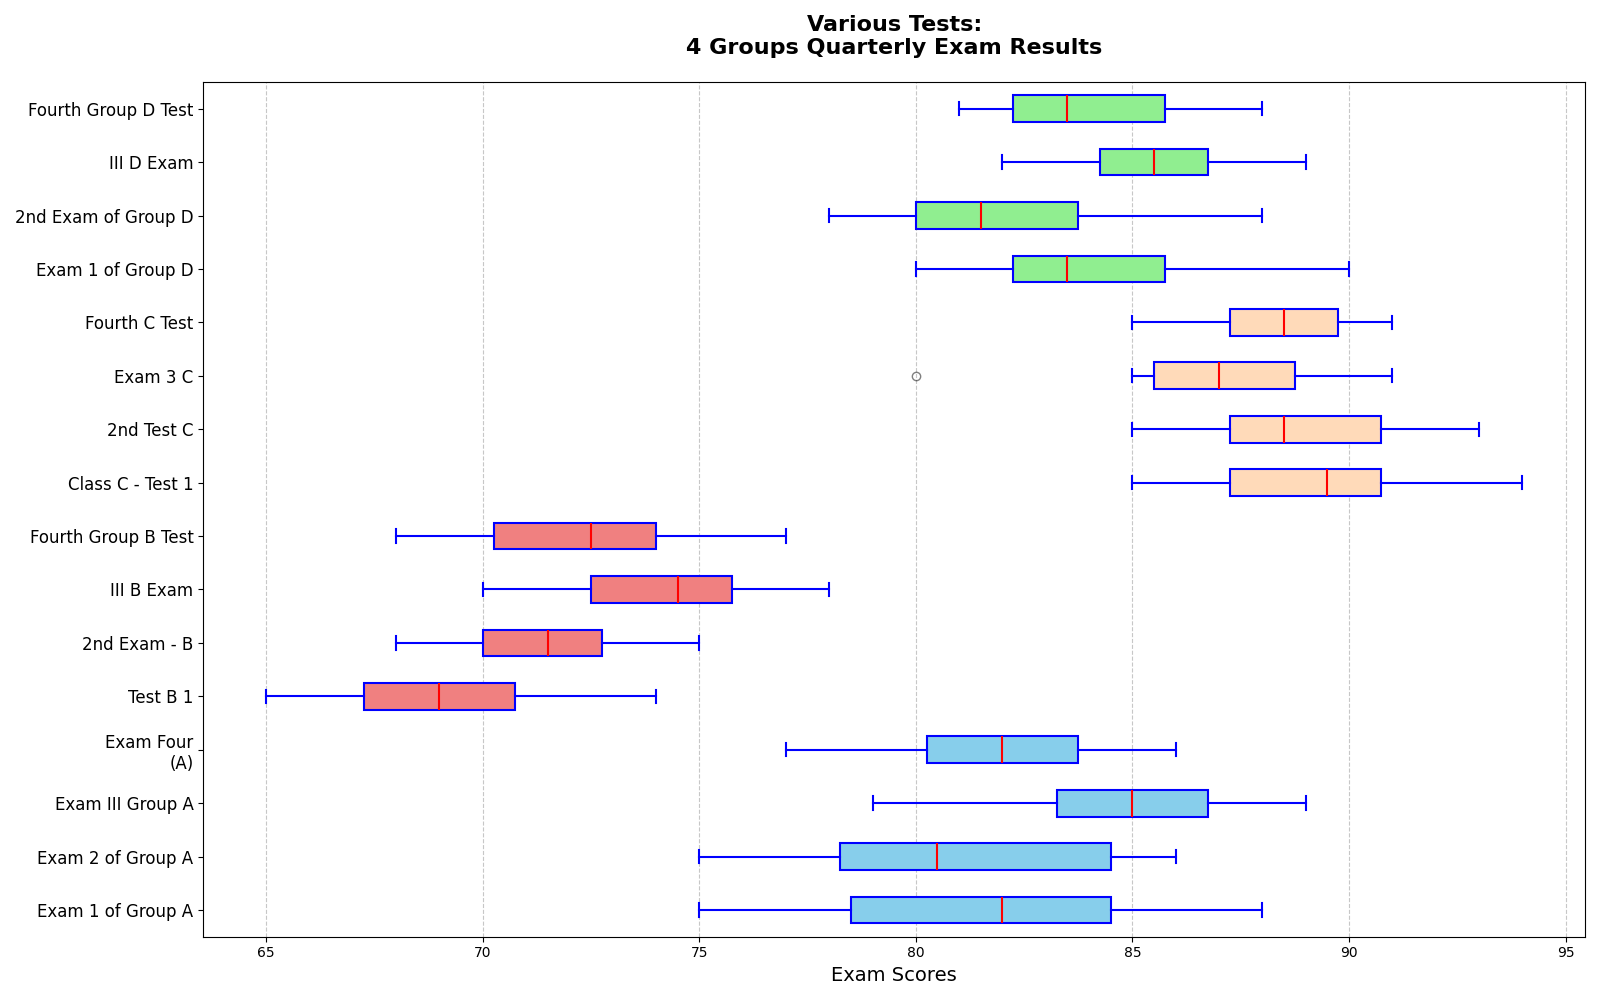

Recreate this plot in Python.
import matplotlib.pyplot as plt

# Data: Scores for four classes over four exams
class_a_scores = [
    [78, 82, 85, 83, 80, 75, 77, 85, 88, 82],
    [83, 85, 75, 79, 77, 81, 80, 85, 86, 78],
    [88, 85, 83, 87, 80, 79, 85, 89, 86, 84],
    [82, 83, 79, 77, 81, 85, 82, 80, 86, 84]
]

class_b_scores = [
    [65, 70, 68, 72, 69, 67, 66, 71, 74, 69],
    [70, 75, 72, 74, 70, 68, 73, 72, 71, 70],
    [72, 74, 70, 78, 75, 72, 74, 77, 75, 76],
    [68, 72, 74, 73, 70, 68, 71, 75, 77, 74]
]

class_c_scores = [
    [90, 92, 85, 88, 89, 85, 91, 87, 94, 90],
    [88, 87, 85, 89, 92, 91, 90, 93, 87, 88],
    [87, 85, 80, 85, 87, 90, 89, 91, 88, 87],
    [89, 91, 88, 85, 87, 86, 90, 88, 91, 89]
]

# Additional data for Class D
class_d_scores = [
    [80, 82, 84, 83, 86, 81, 85, 87, 90, 83],
    [78, 80, 82, 79, 81, 84, 83, 85, 88, 80],
    [83, 85, 87, 86, 82, 84, 86, 85, 89, 87],
    [81, 83, 82, 85, 87, 82, 84, 86, 88, 83]
]

# Combine data
data = class_a_scores + class_b_scores + class_c_scores + class_d_scores
classes = ['Exam 1 of Group A', 'Exam 2 of Group A', 'Exam III Group A', 'Exam Four\n(A)',
           'Test B 1', '2nd Exam - B', 'III B Exam', 'Fourth Group B Test',
           'Class C - Test 1', '2nd Test C', 'Exam 3 C', 'Fourth C Test',
           'Exam 1 of Group D', '2nd Exam of Group D', 'III D Exam', 'Fourth Group D Test']

# Set up the figure and axis
fig, ax = plt.subplots(figsize=(16, 10))

# Plot horizontal box plots for each class exam
bplots = ax.boxplot(data, vert=False, patch_artist=True, notch=False,
                    boxprops=dict(facecolor='lightyellow', color='blue', linewidth=1.5),
                    whiskerprops=dict(color='blue', linewidth=1.5),
                    capprops=dict(color='blue', linewidth=1.5),
                    medianprops=dict(color='red', linewidth=1.5),
                    flierprops=dict(marker='o', color='red', alpha=0.5))

# New set of colors
colors = ['skyblue', 'lightcoral', 'peachpuff', 'lightgreen']
for i in range(0, 16, 4):
    for patch in bplots['boxes'][i:i+4]:
        patch.set_facecolor(colors[i // 4])

# Set title and labels
ax.set_title('Various Tests:\n4 Groups Quarterly Exam Results', fontsize=16, fontweight='bold', pad=20)
ax.set_xlabel('Exam Scores', fontsize=14)
ax.set_yticklabels(classes, fontsize=12)

# Add grid for readability
ax.grid(axis='x', linestyle='--', alpha=0.7)

# Optimizes layout to avoid text overlap
plt.tight_layout()

# Display the plot
plt.show()
